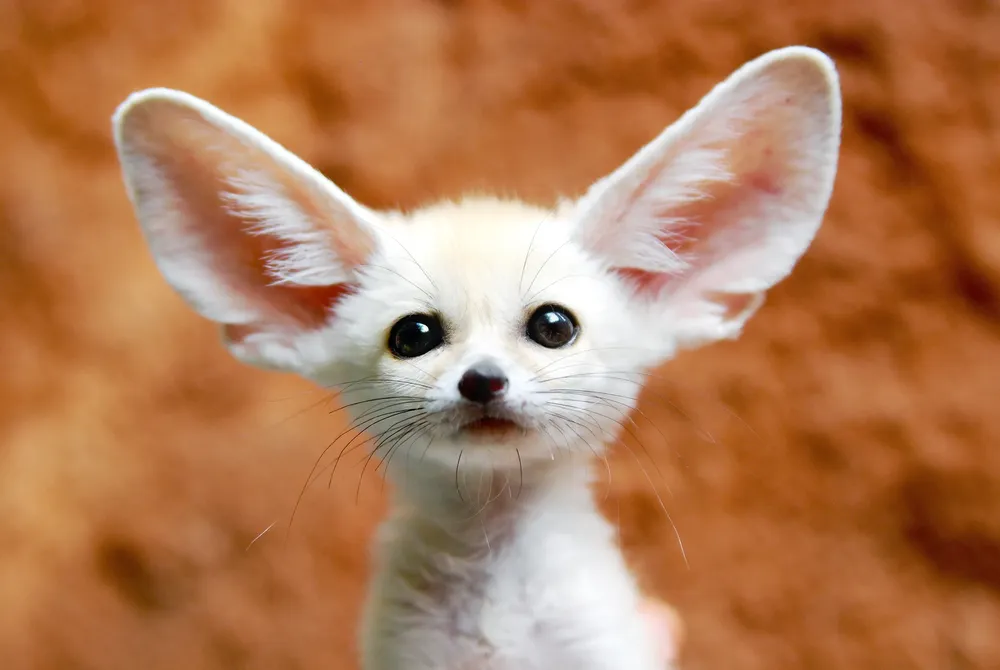
#> input picture image.webp, 1000 x 670 px, shrunk from 2500 x 1674 before the run, found by its file name
$ python cv_lab_05.py
#> lines starting #> are read from the running program, lines starting #| are printed output that depends on the picture; after the words box and inside, x2 and y2 are one past the last pixel; in counts of white or black regions, pixels touching at a corner belong together
# -*- coding: utf-8 -*-
"""CV LAB-05

Automatically generated by Colab.

Original file is located at
    https://colab.research.google.com/drive/1pg4DCM9q0H1hfGK35y0OjUiFds8mL0e5
"""

import cv2
import numpy as np
from matplotlib import pyplot as plt
img = cv2.imread('/content/image.webp', cv2.IMREAD_GRAYSCALE)
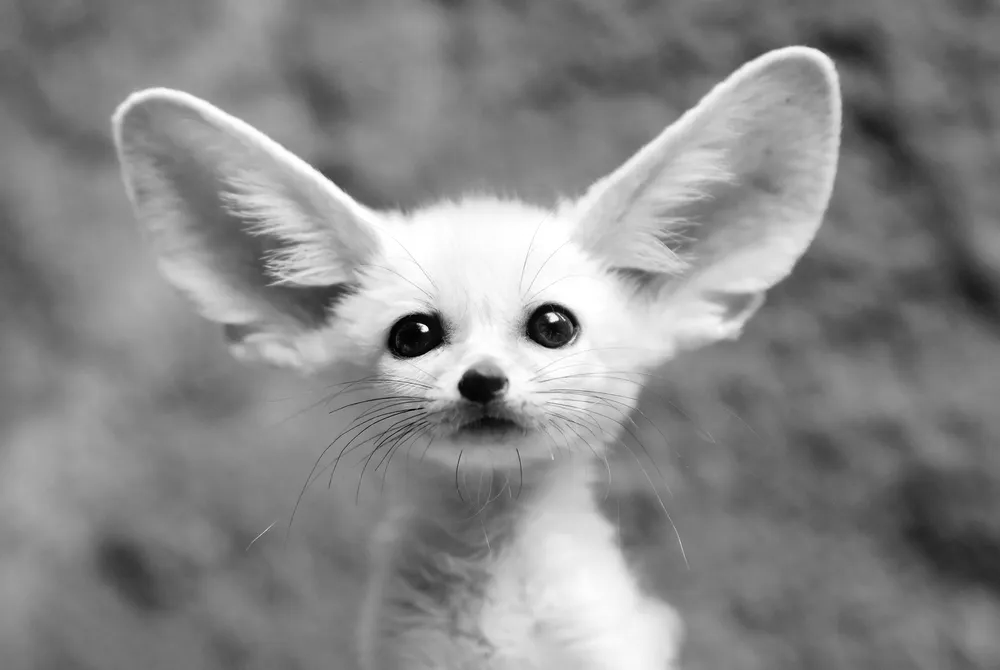
#> img: shape (670, 1000); min 0, max 255, mean 136.2
if img is None:
    print("Error: Image not found.")
else:
    plt.figure(figsize=(12, 10))
    plt.subplot(3, 3, 1)
    plt.imshow(img, cmap='gray')
    plt.title("Original Image")
    plt.axis('off')
    for i in range(8):
      bit_plane = (img >> i) & 1
      vis_plane = bit_plane * 255
      plt.subplot(3, 3, i + 2)
      plt.imshow(vis_plane, cmap='gray')
      plt.title(f"Bit Plane {i}")
      plt.axis('off')
#> this loop made 8 passes
#> pass 1, `bit_plane = (img >> i) & 1`:
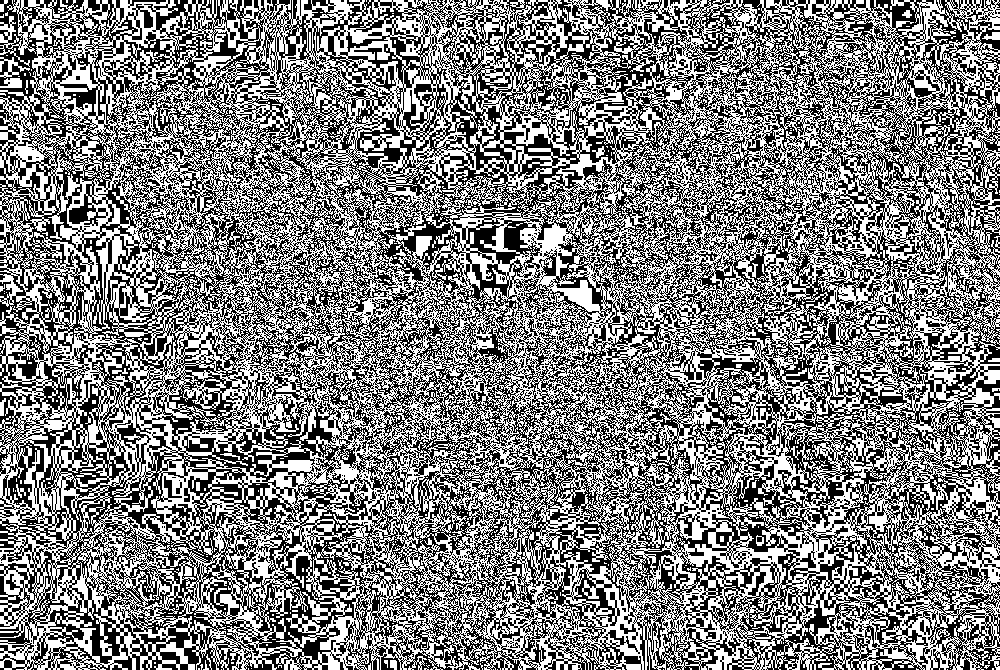
#> bit_plane: shape (670, 1000); values 0 (black) and 1 (white), 49.8% white in thin lines or dots
#> pass 2, `bit_plane = (img >> i) & 1`:
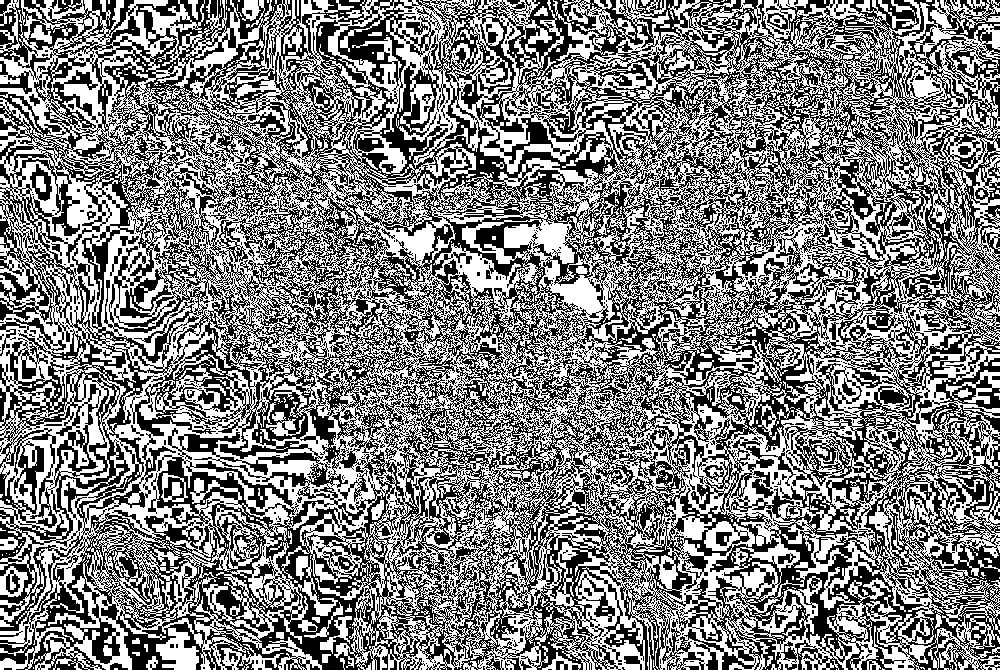
#> bit_plane: shape (670, 1000); values 0 (black) and 1 (white), 50.4% white; 1360 black regions (1260 under 20 px), largest, box (x1, y1, x2, y2) and area: (0, 0, 1000, 670) 322842, (30, 164, 52, 201) 376, (752, 471, 774, 498) 322
    plt.tight_layout()
    plt.show()
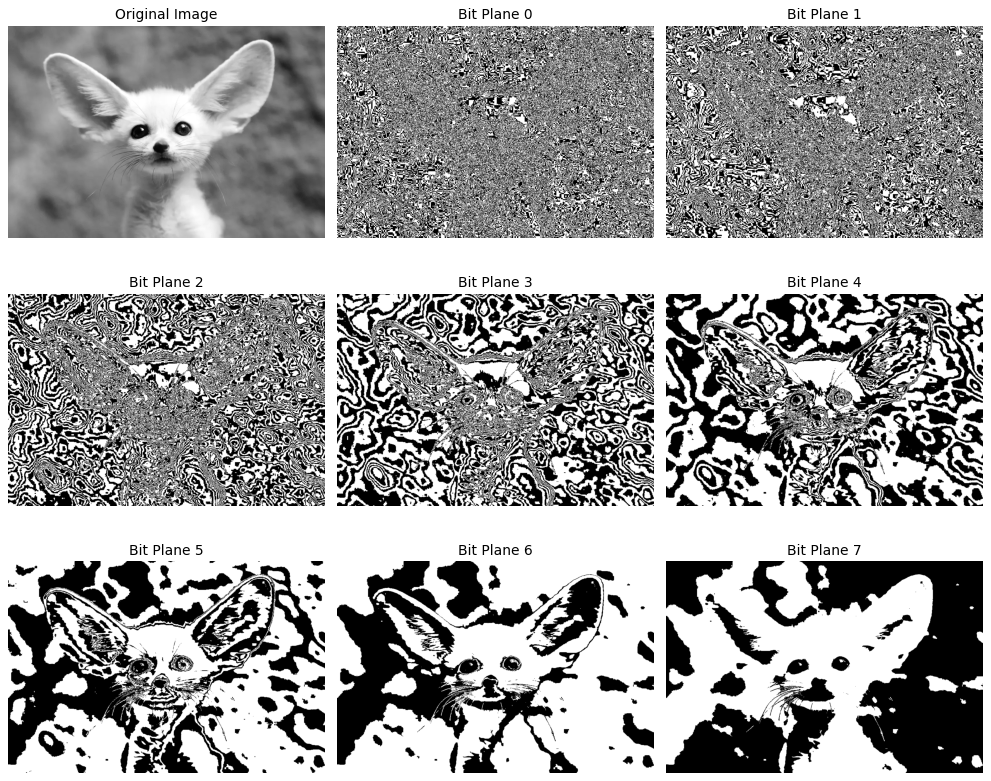
#> figure drawn by matplotlib, 9 panels

$ run again, with download (1).png saved as image.webp
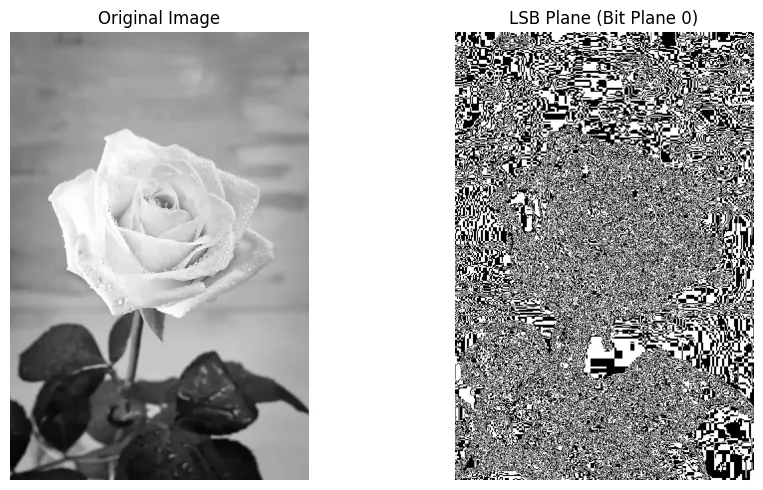
#> input picture download (1).png, 763 x 490 px, found by its file name
#> the loop `for i in range(8):` made 8 passes
#> pass 1, `bit_plane = (img >> i) & 1`:
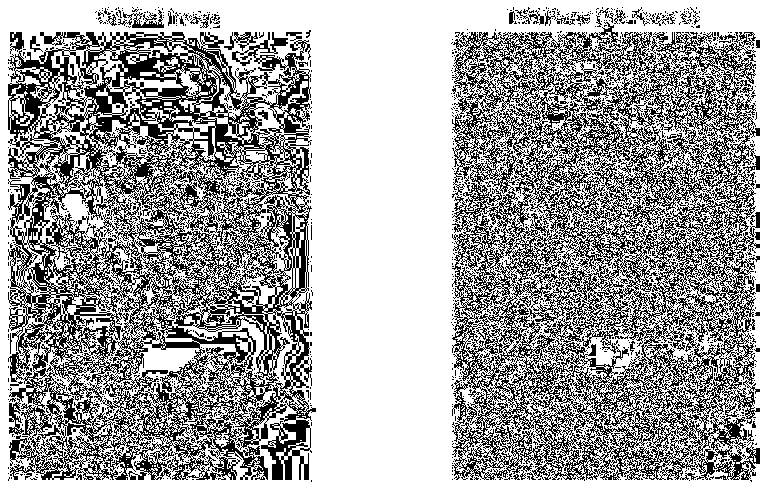
#> bit_plane: shape (490, 763); values 0 (black) and 1 (white), 63.6% white; black in thin lines or dots
#> pass 2, `bit_plane = (img >> i) & 1`:
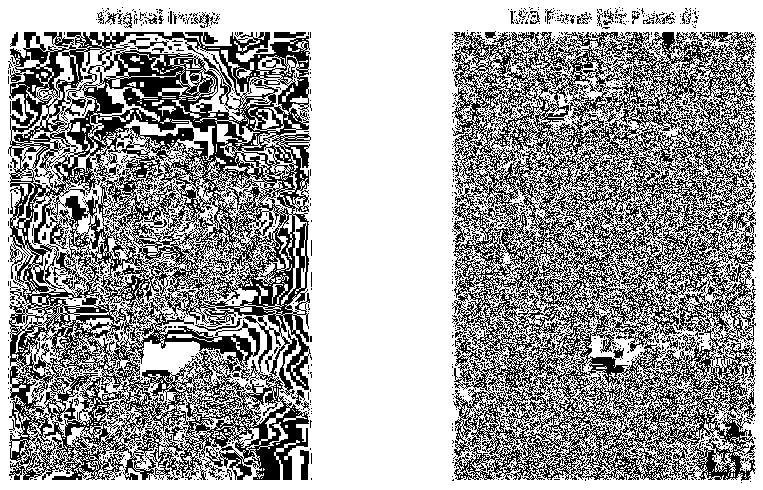
#> bit_plane: shape (490, 763); values 0 (black) and 1 (white), 63.2% white; black in thin lines or dots

$ run again, with download.png saved as image.webp
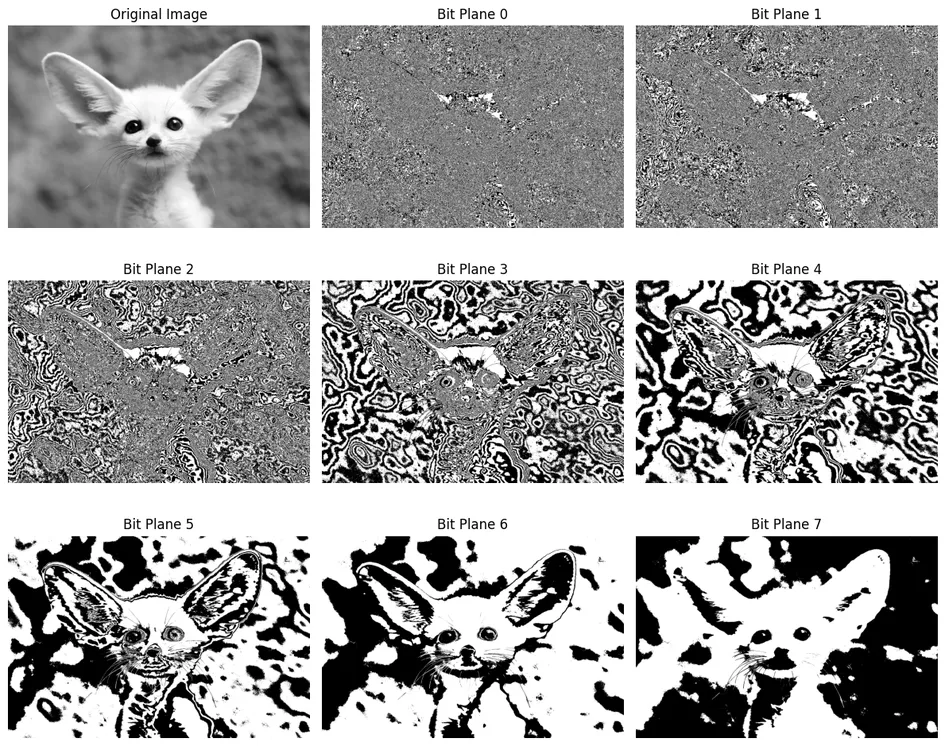
#> input picture download.png, 945 x 746 px, shrunk from 1189 x 939 before the run, found by its file name
#> the loop `for i in range(8):` made 8 passes
#> pass 1, `bit_plane = (img >> i) & 1`:
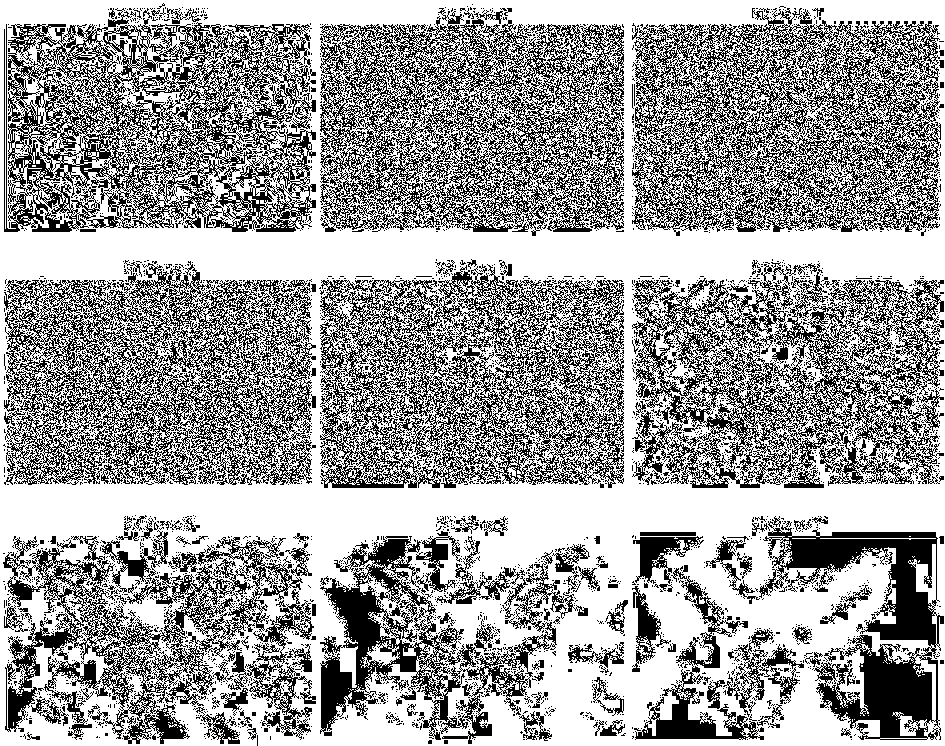
#> bit_plane: shape (746, 945); values 0 (black) and 1 (white), 62.4% white; black in thin lines or dots
#> pass 2, `bit_plane = (img >> i) & 1`:
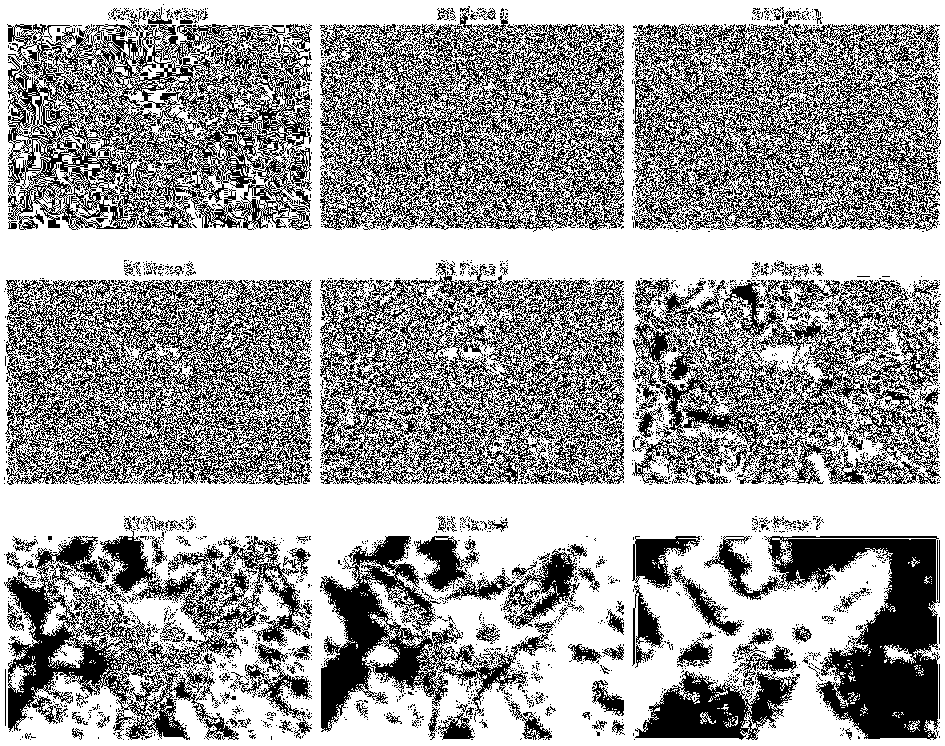
#> bit_plane: shape (746, 945); values 0 (black) and 1 (white), 62.4% white; black in thin lines or dots
